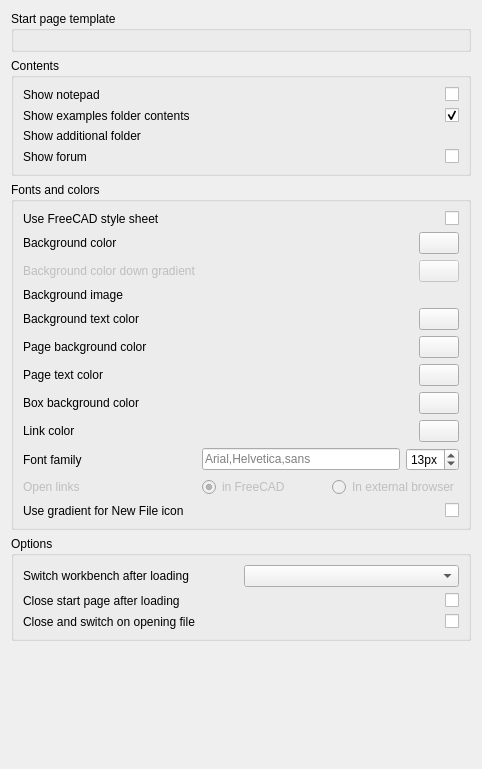
<?xml version="1.0" encoding="UTF-8"?>
<ui version="4.0">
 <class>DlgStartPreferences</class>
 <widget class="QWidget" name="DlgStartPreferences">
  <property name="geometry">
   <rect>
    <x>0</x>
    <y>0</y>
    <width>482</width>
    <height>769</height>
   </rect>
  </property>
  <property name="windowTitle">
   <string>Start page options</string>
  </property>
  <layout class="QVBoxLayout" name="verticalLayout">
   <item>
    <widget class="QGroupBox" name="groupBox_2">
     <property name="title">
      <string>Start page template</string>
     </property>
     <layout class="QVBoxLayout" name="verticalLayout_2">
      <item>
       <widget class="Gui::PrefFileChooser" name="fileChooser_1">
        <property name="toolTip">
         <string>An optional HTML template that will be used instead of the default start page.</string>
        </property>
        <property name="prefEntry" stdset="0">
         <cstring>Template</cstring>
        </property>
        <property name="prefPath" stdset="0">
         <cstring>Mod/Start</cstring>
        </property>
       </widget>
      </item>
     </layout>
    </widget>
   </item>
   <item>
    <widget class="QGroupBox" name="groupBox_3">
     <property name="title">
      <string>Contents</string>
     </property>
     <layout class="QGridLayout" name="gridLayout_2">
      <item row="3" column="0">
       <widget class="QLabel" name="label_14">
        <property name="text">
         <string>Show forum</string>
        </property>
       </widget>
      </item>
      <item row="1" column="0">
       <widget class="QLabel" name="label_9">
        <property name="text">
         <string>Show examples folder contents</string>
        </property>
       </widget>
      </item>
      <item row="2" column="0">
       <widget class="QLabel" name="label_10">
        <property name="text">
         <string>Show additional folder</string>
        </property>
       </widget>
      </item>
      <item row="1" column="1">
       <widget class="Gui::PrefCheckBox" name="checkBox_1">
        <property name="toolTip">
         <string>If you want the examples to show on the first page</string>
        </property>
        <property name="layoutDirection">
         <enum>Qt::RightToLeft</enum>
        </property>
        <property name="text">
         <string/>
        </property>
        <property name="checked">
         <bool>true</bool>
        </property>
        <property name="prefEntry" stdset="0">
         <cstring>ShowExamples</cstring>
        </property>
        <property name="prefPath" stdset="0">
         <cstring>Mod/Start</cstring>
        </property>
       </widget>
      </item>
      <item row="3" column="1">
       <widget class="Gui::PrefCheckBox" name="checkBox_4">
        <property name="toolTip">
         <string>If this is checked, the latest posts from the FreeCAD forum will be displayed on the Activity tab</string>
        </property>
        <property name="layoutDirection">
         <enum>Qt::RightToLeft</enum>
        </property>
        <property name="text">
         <string/>
        </property>
        <property name="prefEntry" stdset="0">
         <cstring>ShowForum</cstring>
        </property>
        <property name="prefPath" stdset="0">
         <cstring>Mod/Start</cstring>
        </property>
       </widget>
      </item>
      <item row="2" column="1">
       <widget class="Gui::PrefFileChooser" name="fileChooser_3">
        <property name="toolTip">
         <string>An optional custom folder to be displayed at the bottom of the first page</string>
        </property>
        <property name="mode">
         <enum>Gui::FileChooser::Directory</enum>
        </property>
        <property name="prefEntry" stdset="0">
         <cstring>ShowCustomFolder</cstring>
        </property>
        <property name="prefPath" stdset="0">
         <cstring>Mod/Start</cstring>
        </property>
       </widget>
      </item>
      <item row="0" column="0">
       <widget class="QLabel" name="label_17">
        <property name="text">
         <string>Show notepad</string>
        </property>
       </widget>
      </item>
      <item row="0" column="1">
       <widget class="Gui::PrefCheckBox" name="checkBox">
        <property name="toolTip">
         <string>Shows a notepad next to the file thumbnails, where you can keep notes across FreeCAD sessions</string>
        </property>
        <property name="layoutDirection">
         <enum>Qt::RightToLeft</enum>
        </property>
        <property name="text">
         <string/>
        </property>
        <property name="prefEntry" stdset="0">
         <cstring>ShowNotes</cstring>
        </property>
        <property name="prefPath" stdset="0">
         <cstring>Mod/Start</cstring>
        </property>
       </widget>
      </item>
     </layout>
    </widget>
   </item>
   <item>
    <widget class="QGroupBox" name="groupBox">
     <property name="title">
      <string>Fonts and colors</string>
     </property>
     <layout class="QGridLayout" name="gridLayout">
      <item row="6" column="1" alignment="Qt::AlignRight">
       <widget class="Gui::PrefColorButton" name="colorButton_3">
        <property name="maximumSize">
         <size>
          <width>60</width>
          <height>60</height>
         </size>
        </property>
        <property name="toolTip">
         <string>The background of the main start page area</string>
        </property>
        <property name="color">
         <color>
          <red>255</red>
          <green>255</green>
          <blue>255</blue>
         </color>
        </property>
        <property name="prefEntry" stdset="0">
         <cstring>PageColor</cstring>
        </property>
        <property name="prefPath" stdset="0">
         <cstring>Mod/Start</cstring>
        </property>
       </widget>
      </item>
      <item row="1" column="0">
       <widget class="QLabel" name="label">
        <property name="text">
         <string>Background color</string>
        </property>
       </widget>
      </item>
      <item row="11" column="1">
       <layout class="QHBoxLayout" name="horizontalLayout">
        <item>
         <widget class="Gui::PrefRadioButton" name="radioButton_2">
          <property name="enabled">
           <bool>false</bool>
          </property>
          <property name="text">
           <string>in FreeCAD</string>
          </property>
          <property name="checked">
           <bool>true</bool>
          </property>
          <property name="prefEntry" stdset="0">
           <cstring>InBrowser</cstring>
          </property>
          <property name="prefPath" stdset="0">
           <cstring>Mod/Start</cstring>
          </property>
         </widget>
        </item>
        <item>
         <widget class="Gui::PrefRadioButton" name="radioButton_1">
          <property name="enabled">
           <bool>false</bool>
          </property>
          <property name="text">
           <string>In external browser</string>
          </property>
          <property name="prefEntry" stdset="0">
           <cstring>InWeb</cstring>
          </property>
          <property name="prefPath" stdset="0">
           <cstring>Mod/Start</cstring>
          </property>
         </widget>
        </item>
       </layout>
      </item>
      <item row="2" column="0">
       <widget class="QLabel" name="label_12">
        <property name="enabled">
         <bool>false</bool>
        </property>
        <property name="text">
         <string>Background color down gradient</string>
        </property>
       </widget>
      </item>
      <item row="5" column="1" alignment="Qt::AlignRight">
       <widget class="Gui::PrefColorButton" name="colorButton_2">
        <property name="maximumSize">
         <size>
          <width>60</width>
          <height>60</height>
         </size>
        </property>
        <property name="toolTip">
         <string>The color of the version text</string>
        </property>
        <property name="color">
         <color>
          <red>255</red>
          <green>251</green>
          <blue>247</blue>
         </color>
        </property>
        <property name="prefEntry" stdset="0">
         <cstring>BackgroundTextColor</cstring>
        </property>
        <property name="prefPath" stdset="0">
         <cstring>Mod/Start</cstring>
        </property>
       </widget>
      </item>
      <item row="9" column="0">
       <widget class="QLabel" name="label_8">
        <property name="text">
         <string>Link color</string>
        </property>
       </widget>
      </item>
      <item row="4" column="1">
       <widget class="Gui::PrefFileChooser" name="fileChooser_2">
        <property name="toolTip">
         <string>An optional image to display as background</string>
        </property>
        <property name="prefEntry" stdset="0">
         <cstring>BackgroundImage</cstring>
        </property>
        <property name="prefPath" stdset="0">
         <cstring>Mod/Start</cstring>
        </property>
       </widget>
      </item>
      <item row="0" column="1">
       <widget class="Gui::PrefCheckBox" name="checkBox_5">
        <property name="toolTip">
         <string>If this is checked and a style sheet is specified in General preferences, it will be used and override the colors below</string>
        </property>
        <property name="layoutDirection">
         <enum>Qt::RightToLeft</enum>
        </property>
        <property name="text">
         <string/>
        </property>
        <property name="prefEntry" stdset="0">
         <cstring>UseStyleSheet</cstring>
        </property>
        <property name="prefPath" stdset="0">
         <cstring>Mod/Start</cstring>
        </property>
       </widget>
      </item>
      <item row="6" column="0">
       <widget class="QLabel" name="label_4">
        <property name="text">
         <string>Page background color</string>
        </property>
       </widget>
      </item>
      <item row="7" column="1" alignment="Qt::AlignRight">
       <widget class="Gui::PrefColorButton" name="colorButton_4">
        <property name="maximumSize">
         <size>
          <width>60</width>
          <height>60</height>
         </size>
        </property>
        <property name="toolTip">
         <string>The color of the text on the main pages</string>
        </property>
        <property name="color">
         <color>
          <red>0</red>
          <green>0</green>
          <blue>0</blue>
         </color>
        </property>
        <property name="prefEntry" stdset="0">
         <cstring>PageTextColor</cstring>
        </property>
        <property name="prefPath" stdset="0">
         <cstring>Mod/Start</cstring>
        </property>
       </widget>
      </item>
      <item row="4" column="0">
       <widget class="QLabel" name="label_2">
        <property name="text">
         <string>Background image</string>
        </property>
       </widget>
      </item>
      <item row="7" column="0">
       <widget class="QLabel" name="label_5">
        <property name="text">
         <string>Page text color</string>
        </property>
       </widget>
      </item>
      <item row="9" column="1" alignment="Qt::AlignRight">
       <widget class="Gui::PrefColorButton" name="colorButton_6">
        <property name="maximumSize">
         <size>
          <width>60</width>
          <height>60</height>
         </size>
        </property>
        <property name="toolTip">
         <string>The color of the links</string>
        </property>
        <property name="color">
         <color>
          <red>0</red>
          <green>0</green>
          <blue>255</blue>
         </color>
        </property>
        <property name="prefEntry" stdset="0">
         <cstring>LinkColor</cstring>
        </property>
        <property name="prefPath" stdset="0">
         <cstring>Mod/Start</cstring>
        </property>
       </widget>
      </item>
      <item row="8" column="1" alignment="Qt::AlignRight">
       <widget class="Gui::PrefColorButton" name="colorButton_5">
        <property name="maximumSize">
         <size>
          <width>60</width>
          <height>60</height>
         </size>
        </property>
        <property name="toolTip">
         <string>The background color of the boxes inside the pages</string>
        </property>
        <property name="color">
         <color>
          <red>221</red>
          <green>221</green>
          <blue>221</blue>
         </color>
        </property>
        <property name="prefEntry" stdset="0">
         <cstring>BoxColor</cstring>
        </property>
        <property name="prefPath" stdset="0">
         <cstring>Mod/Start</cstring>
        </property>
       </widget>
      </item>
      <item row="8" column="0">
       <widget class="QLabel" name="label_6">
        <property name="text">
         <string>Box background color</string>
        </property>
       </widget>
      </item>
      <item row="1" column="1" alignment="Qt::AlignRight">
       <widget class="Gui::PrefColorButton" name="colorButton_1">
        <property name="maximumSize">
         <size>
          <width>60</width>
          <height>60</height>
         </size>
        </property>
        <property name="toolTip">
         <string>The background color behind the panels</string>
        </property>
        <property name="color">
         <color>
          <red>79</red>
          <green>88</green>
          <blue>116</blue>
         </color>
        </property>
        <property name="prefEntry" stdset="0">
         <cstring>BackgroundColor1</cstring>
        </property>
        <property name="prefPath" stdset="0">
         <cstring>Mod/Start</cstring>
        </property>
       </widget>
      </item>
      <item row="2" column="1" alignment="Qt::AlignRight">
       <widget class="Gui::PrefColorButton" name="colorButton_7">
        <property name="enabled">
         <bool>false</bool>
        </property>
        <property name="maximumSize">
         <size>
          <width>60</width>
          <height>60</height>
         </size>
        </property>
        <property name="toolTip">
         <string>The down gradient for the background color (currently unsupported)</string>
        </property>
        <property name="color">
         <color>
          <red>127</red>
          <green>158</green>
          <blue>181</blue>
         </color>
        </property>
        <property name="prefEntry" stdset="0">
         <cstring>BackgroundColor2</cstring>
        </property>
        <property name="prefPath" stdset="0">
         <cstring>Mod/Start</cstring>
        </property>
       </widget>
      </item>
      <item row="11" column="0">
       <widget class="QLabel" name="label_7">
        <property name="enabled">
         <bool>false</bool>
        </property>
        <property name="text">
         <string>Open links</string>
        </property>
       </widget>
      </item>
      <item row="5" column="0">
       <widget class="QLabel" name="label_3">
        <property name="text">
         <string>Background text color</string>
        </property>
       </widget>
      </item>
      <item row="0" column="0">
       <widget class="QLabel" name="label_15">
        <property name="text">
         <string>Use FreeCAD style sheet</string>
        </property>
       </widget>
      </item>
      <item row="10" column="0">
       <widget class="QLabel" name="label_16">
        <property name="text">
         <string>Font family</string>
        </property>
       </widget>
      </item>
      <item row="10" column="1">
       <layout class="QHBoxLayout" name="horizontalLayout_2">
        <item>
         <widget class="Gui::PrefLineEdit" name="lineEdit">
          <property name="toolTip">
           <string>The font family to use on the start page. Can be a font name or a comma-separated series of fallback fonts</string>
          </property>
          <property name="text">
           <string/>
          </property>
          <property name="placeholderText">
           <string>Arial,Helvetica,sans</string>
          </property>
          <property name="prefEntry" stdset="0">
           <cstring>FontFamily</cstring>
          </property>
          <property name="prefPath" stdset="0">
           <cstring>Mod/Start</cstring>
          </property>
         </widget>
        </item>
        <item>
         <widget class="Gui::PrefSpinBox" name="spinBox">
          <property name="toolTip">
           <string>The base font size to use for all texts of the Start page</string>
          </property>
          <property name="suffix">
           <string>px</string>
          </property>
          <property name="value">
           <number>13</number>
          </property>
          <property name="prefEntry" stdset="0">
           <cstring>FontSize</cstring>
          </property>
          <property name="prefPath" stdset="0">
           <cstring>Mod/Start</cstring>
          </property>
         </widget>
        </item>
       </layout>
      </item>
      <item row="12" column="0">
       <widget class="QLabel" name="label_18">
        <property name="text">
         <string>Use gradient for New File icon</string>
        </property>
       </widget>
      </item>
      <item row="12" column="1">
       <widget class="Gui::PrefCheckBox" name="checkBox_6">
        <property name="layoutDirection">
         <enum>Qt::RightToLeft</enum>
        </property>
        <property name="text">
         <string/>
        </property>
        <property name="prefEntry" stdset="0">
         <cstring>NewFileGradient</cstring>
        </property>
        <property name="prefPath" stdset="0">
         <cstring>Mod/Start</cstring>
        </property>
       </widget>
      </item>
     </layout>
    </widget>
   </item>
   <item>
    <widget class="QGroupBox" name="groupBox_4">
     <property name="title">
      <string>Options</string>
     </property>
     <layout class="QGridLayout" name="gridLayout_3">
      <item row="0" column="1">
       <widget class="QComboBox" name="AutoloadModuleCombo"/>
      </item>
      <item row="1" column="1">
       <widget class="Gui::PrefCheckBox" name="checkBox_2">
        <property name="toolTip">
         <string>Should the start page be closed after loading?</string>
        </property>
        <property name="layoutDirection">
         <enum>Qt::RightToLeft</enum>
        </property>
        <property name="text">
         <string/>
        </property>
        <property name="prefEntry" stdset="0">
         <cstring>closeStart</cstring>
        </property>
        <property name="prefPath" stdset="0">
         <cstring>Mod/Start</cstring>
        </property>
       </widget>
      </item>
      <item row="0" column="0">
       <widget class="QLabel" name="autoModuleLabel">
        <property name="text">
         <string>Switch workbench after loading</string>
        </property>
       </widget>
      </item>
      <item row="1" column="0">
       <widget class="QLabel" name="label_11">
        <property name="text">
         <string>Close start page after loading</string>
        </property>
       </widget>
      </item>
      <item row="2" column="0">
       <widget class="QLabel" name="label_13">
        <property name="text">
         <string>Close and switch on opening file</string>
        </property>
       </widget>
      </item>
      <item row="2" column="1">
       <widget class="Gui::PrefCheckBox" name="checkBox_3">
        <property name="toolTip">
         <string>If FreeCAD is started by opening a file, apply the two settings above</string>
        </property>
        <property name="layoutDirection">
         <enum>Qt::RightToLeft</enum>
        </property>
        <property name="text">
         <string/>
        </property>
        <property name="prefEntry" stdset="0">
         <cstring>DoNotShowOnOpen</cstring>
        </property>
        <property name="prefPath" stdset="0">
         <cstring>Mod/Start</cstring>
        </property>
       </widget>
      </item>
     </layout>
    </widget>
   </item>
   <item>
    <spacer name="verticalSpacer">
     <property name="orientation">
      <enum>Qt::Vertical</enum>
     </property>
     <property name="sizeHint" stdset="0">
      <size>
       <width>20</width>
       <height>40</height>
      </size>
     </property>
    </spacer>
   </item>
  </layout>
 </widget>
 <customwidgets>
  <customwidget>
   <class>Gui::FileChooser</class>
   <extends>QWidget</extends>
   <header>Gui/FileDialog.h</header>
  </customwidget>
  <customwidget>
   <class>Gui::ColorButton</class>
   <extends>QPushButton</extends>
   <header>Gui/Widgets.h</header>
  </customwidget>
  <customwidget>
   <class>Gui::PrefFileChooser</class>
   <extends>Gui::FileChooser</extends>
   <header>Gui/PrefWidgets.h</header>
  </customwidget>
  <customwidget>
   <class>Gui::PrefSpinBox</class>
   <extends>QSpinBox</extends>
   <header>Gui/PrefWidgets.h</header>
  </customwidget>
  <customwidget>
   <class>Gui::PrefColorButton</class>
   <extends>Gui::ColorButton</extends>
   <header>Gui/PrefWidgets.h</header>
  </customwidget>
  <customwidget>
   <class>Gui::PrefRadioButton</class>
   <extends>QRadioButton</extends>
   <header>Gui/PrefWidgets.h</header>
  </customwidget>
  <customwidget>
   <class>Gui::PrefCheckBox</class>
   <extends>QCheckBox</extends>
   <header>Gui/PrefWidgets.h</header>
  </customwidget>
  <customwidget>
   <class>Gui::PrefLineEdit</class>
   <extends>QLineEdit</extends>
   <header>Gui/PrefWidgets.h</header>
  </customwidget>
 </customwidgets>
 <resources/>
 <connections/>
</ui>
